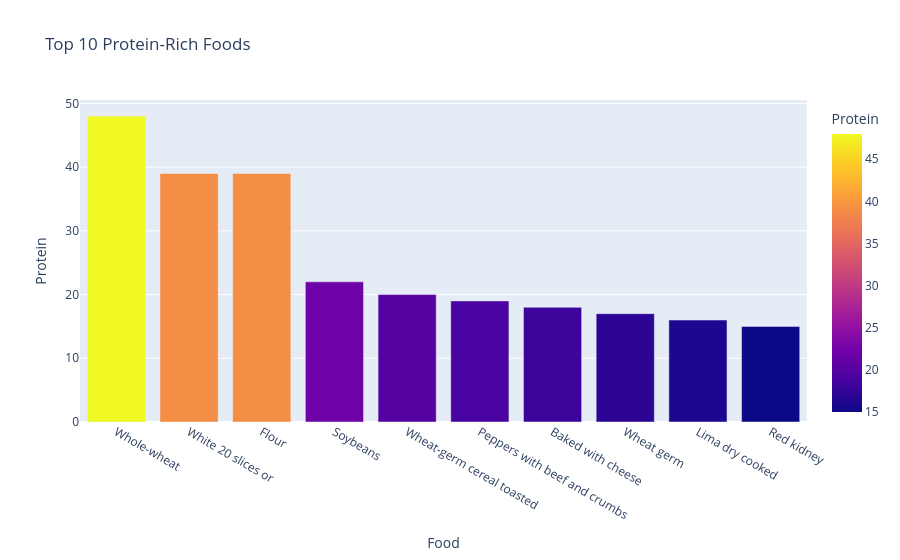

Notebook code for this chart:
### Markdown cell above
### 2.2.3 Category-Specific Insights
- Top 10 Protein-Rich Foods (Interactive)

### Code cell
import plotly.express as px

# Select categories
alls = [
    'Vegetables A-E',
    'Vegetables F-P',
    'Vegetables R-Z',
    'Breads cereals fastfoodgrains',
    'Seeds and Nuts'
]

# Filter datasets with defined category
prot = nutrients[nutrients['Category'].isin(alls)]

# Sort by protein
protein_rich = prot.sort_values(by='Protein', ascending=False)

# Select the top 10
top_10 = protein_rich.head(10)  

# Creating interactive bar chart
fig = px.bar(
    top_10, 
    x='Food', 
    y='Protein', 
    color='Protein', 
    title='Top 10 Protein-Rich Foods'
)
fig.show()

### Figure 1 — Plotly figure (JSON) as saved in the notebook; plotly's stock layout.template omitted (floating-point values rounded to 4 significant figures)
{"data": [{"hovertemplate": "Food=%{x}<br>Protein=%{marker.color}<extra></extra>", "legendgroup": "", "marker": {"color": [48, 39, 39, 22, 20, 19, 18, 17, 16, 15], "coloraxis": "coloraxis", "pattern": {"shape": ""}}, "name": "", "orientation": "v", "showlegend": false, "textposition": "auto", "type": "bar", "x": ["Whole-wheat", "White 20 slices or", "Flour", "Soybeans", "Wheat-germ cereal toasted", "Peppers with beef and crumbs", "Baked with cheese", "Wheat germ", "Lima dry cooked", "Red kidney"], "xaxis": "x", "y": [48, 39, 39, 22, 20, 19, 18, 17, 16, 15], "yaxis": "y"}], "layout": {"barmode": "relative", "coloraxis": {"colorbar": {"title": {"text": "Protein"}}, "colorscale": [[0, "#0d0887"], [0.1111, "#46039f"], [0.2222, "#7201a8"], [0.3333, "#9c179e"], [0.4444, "#bd3786"], [0.5556, "#d8576b"], [0.6667, "#ed7953"], [0.7778, "#fb9f3a"], [0.8889, "#fdca26"], [1, "#f0f921"]]}, "legend": {"tracegroupgap": 0}, "title": {"text": "Top 10 Protein-Rich Foods"}, "xaxis": {"anchor": "y", "domain": [0, 1], "title": {"text": "Food"}}, "yaxis": {"anchor": "x", "domain": [0, 1], "title": {"text": "Protein"}}}}
